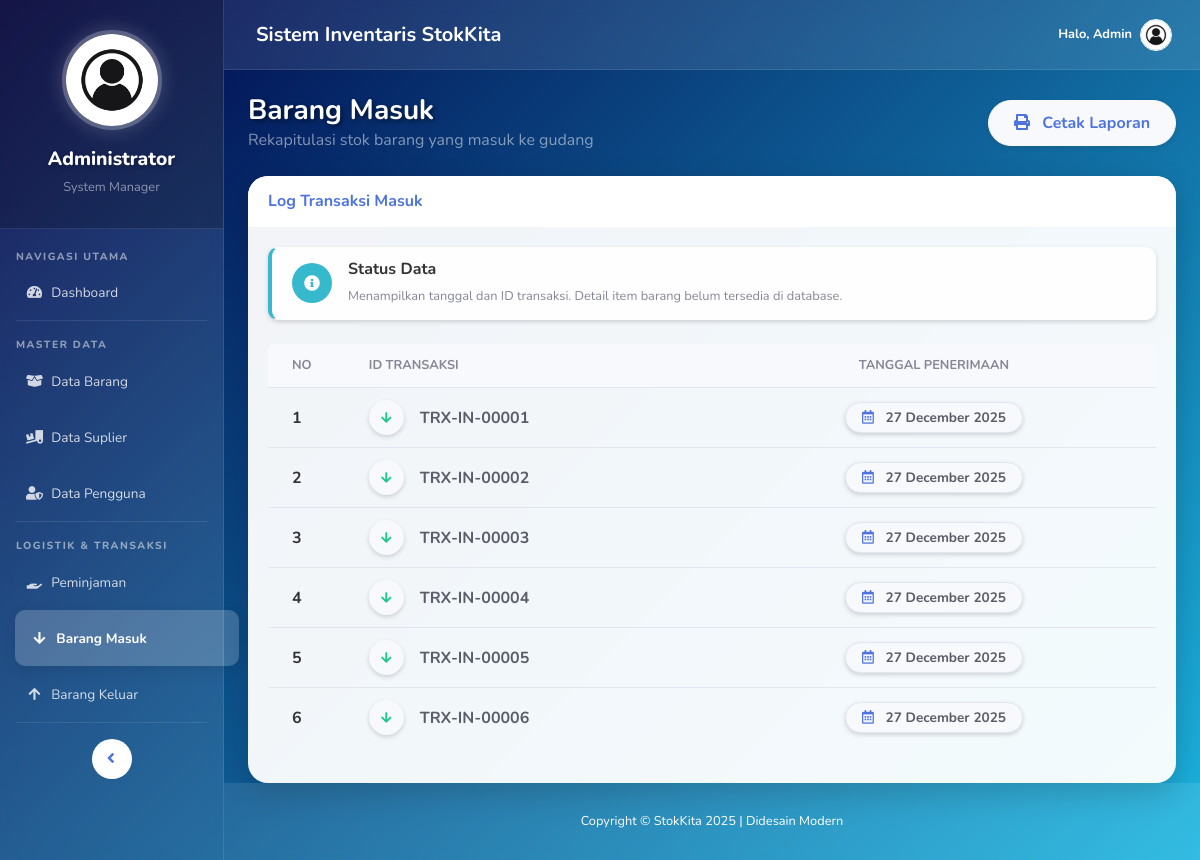
Page /index.php/masuk on the committed database.
### tables this page shows
CREATE TABLE `tb_barang_masuk` (
  `id_masuk` int(11) NOT NULL,
  `tgl_masuk` date DEFAULT NULL
);

### application/controllers/Masuk.php (called while the page is built, shortened)
<?php
class Masuk extends CI_Controller {
    public function __construct()
    {
        $this->load->model('M_masuk');
    }
    public function index()
    {
        $data['title'] = 'Barang Masuk';
        $data['masuk'] = $this->M_masuk->get_all();
        $data['content'] = 'v_masuk';
        $this->load->view('v_template', $data);
    }
}

### index.php (called while the page is built, shortened)
<?php
require_once BASEPATH.'core/CodeIgniter.php';

### application/models/M_masuk.php (called while the page is built, shortened)
<?php
class M_masuk extends CI_Model {
    public function get_all()
    {
        return $this->db->get('tb_barang_masuk')->result();
    }
}

### application/views/v_masuk.php (the view)
<div class="container-fluid">
    <div class="d-sm-flex align-items-center justify-content-between mb-4">
        <div>
            <h1 class="h3 mb-0 text-white font-weight-bold" style="text-shadow: 2px 2px 4px rgba(0,0,0,0.5);">Barang Masuk</h1>
            <p class="mb-0 text-white-50">Rekapitulasi stok barang yang masuk ke gudang</p>
        </div>
        <button class="btn btn-light text-primary font-weight-bold shadow-sm" style="border-radius: 30px; padding: 10px 25px;">
            <i class="fas fa-print mr-2"></i> Cetak Laporan
        </button>
    </div>
    <div class="card border-0 shadow-lg" style="border-radius: 20px; overflow: hidden;">
        <div class="card-header bg-white py-3 border-0">
            <h6 class="m-0 font-weight-bold text-primary">Log Transaksi Masuk</h6>
        </div>
        <div class="card-body">
            <div class="alert alert-light border-left-info shadow-sm mb-4" role="alert" style="border-radius: 10px;">
                <div class="d-flex align-items-center">
                    <div class="icon-circle bg-info text-white mr-3" style="width: 40px; height: 40px; border-radius: 50%; display: flex; align-items: center; justify-content: center;">
                        <i class="fas fa-info-circle"></i>
                    </div>
                    <div>
                        <h6 class="font-weight-bold text-gray-800 mb-1">Status Data</h6>
                        <span class="small text-gray-600">Menampilkan tanggal dan ID transaksi. Detail item barang belum tersedia di database.</span>
                    </div>
                </div>
            </div>
            <div class="table-responsive">
                <table class="table table-hover" width="100%" cellspacing="0">
                    <thead style="background-color: #f8f9fc; color: #858796;">
                        <tr style="text-transform: uppercase; font-size: 0.8rem;">
                            <th class="border-0 rounded-left pl-4" width="10%">No</th>
                            <th class="border-0" width="40%">ID Transaksi</th>
                            <th class="border-0 rounded-right text-center" width="50%">Tanggal Penerimaan</th>
                        </tr>
                    </thead>
                    <tbody>
                        <?php $no = 1; foreach ($masuk as $row) : ?>
                        <tr>
                            <td class="pl-4 align-middle font-weight-bold text-gray-800"><?= $no++ ?></td>
                            <td class="align-middle">
                                <div class="d-flex align-items-center">
                                    <div class="btn-circle btn-sm bg-light text-success mr-3 shadow-sm d-flex align-items-center justify-content-center" style="width: 35px; height: 35px;">
                                        <i class="fas fa-arrow-down"></i>
                                    </div>
                                    <div>
                                        <span class="font-weight-bold text-dark">TRX-IN-<?= str_pad($row->id_masuk, 5, '0', STR_PAD_LEFT) ?></span>
                                    </div>
                                </div>
                            </td>
                            <td class="align-middle text-center">
                                <span class="badge badge-light px-3 py-2 shadow-sm border" style="border-radius: 20px; font-size: 0.85rem; color: #5a5c69;">
                                    <i class="far fa-calendar-alt mr-2 text-primary"></i> <?= date('d F Y', strtotime($row->tgl_masuk)) ?>
                                </span>
                            </td>
                        </tr>
                        <?php endforeach ?>
                    </tbody>
                </table>
            </div>
        </div>
    </div>
</div>

### application/views/v_template.php (shortened to what this page needs)
<!DOCTYPE html>
<html lang="en">
<head>
    <link href="<?= base_url('assets/vendor/fontawesome-free/css/all.min.css'); ?>" rel="stylesheet" type="text/css">
    <link href="<?= base_url('assets/css/sb-admin-2.min.css'); ?>" rel="stylesheet">
</head>
<body id="page-top">
    <div id="wrapper">
        <ul class="navbar-nav sidebar accordion" id="accordionSidebar">
            <li class="nav-item">
                <div class="admin-profile-section">
                    <img src="<?= base_url('assets/foto.jpg'); ?>"
                         class="admin-profile-img"
                         alt="Admin Photo"
                         onerror="this.src='https://source.unsplash.com/Mv9hjnEUHR4/100x100'">
                    <div class="admin-name">Administrator</div>
                    <small class="text-white-50">System Manager</small>
                </div>
            </li>
            <div class="sidebar-heading">
                Navigasi Utama
            </div>
            <li class="nav-item <?= $this->uri->segment(1) == 'dashboard' ? 'active' : '' ?>">
                <a class="nav-link" href="<?= base_url('dashboard') ?>">
                    <i class="fas fa-fw fa-tachometer-alt"></i>
                    <span>Dashboard</span></a>
            </li>
            <hr class="sidebar-divider">
            <div class="sidebar-heading">
                Master Data
            </div>
            <li class="nav-item <?= $this->uri->segment(1) == 'barang' ? 'active' : '' ?>">
                <a class="nav-link" href="<?= base_url('barang') ?>">
                    <i class="fas fa-fw fa-box-open"></i>
                    <span>Data Barang</span></a>
            </li>
            <li class="nav-item <?= $this->uri->segment(1) == 'suplier' ? 'active' : '' ?>">
                <a class="nav-link" href="<?= base_url('suplier') ?>">
                    <i class="fas fa-fw fa-truck-loading"></i>
                    <span>Data Suplier</span></a>
            </li>
            <li class="nav-item <?= $this->uri->segment(1) == 'pengguna' ? 'active' : '' ?>">
                <a class="nav-link" href="<?= base_url('pengguna') ?>">
                    <i class="fas fa-fw fa-user-shield"></i>
                    <span>Data Pengguna</span></a>
            </li>
            <hr class="sidebar-divider">
            <div class="sidebar-heading">
                Logistik & Transaksi
            </div>
            <li class="nav-item <?= $this->uri->segment(1) == 'peminjaman' ? 'active' : '' ?>">
                <a class="nav-link" href="<?= base_url('peminjaman') ?>">
                    <i class="fas fa-fw fa-hand-holding"></i>
                    <span>Peminjaman</span></a>
            </li>
            <li class="nav-item <?= $this->uri->segment(1) == 'masuk' ? 'active' : '' ?>">
                <a class="nav-link" href="<?= base_url('masuk') ?>">
                    <i class="fas fa-fw fa-arrow-down"></i>
                    <span>Barang Masuk</span></a>
            </li>
            <li class="nav-item <?= $this->uri->segment(1) == 'keluar' ? 'active' : '' ?>">
                <a class="nav-link" href="<?= base_url('keluar') ?>">
                    <i class="fas fa-fw fa-arrow-up"></i>
                    <span>Barang Keluar</span></a>
            </li>
            <hr class="sidebar-divider d-none d-md-block">
            <div class="text-center d-none d-md-inline">
                <button class="rounded-circle border-0 bg-white text-primary" id="sidebarToggle"></button>
            </div>
        </ul>
        <div id="content-wrapper" class="d-flex flex-column">
            <div id="content">
                <nav class="navbar navbar-expand navbar-light topbar mb-4 static-top">
                    <div class="d-none d-sm-block ml-3">
                        <h5 class="m-0 font-weight-bold text-white">Sistem Inventaris StokKita</h5>
                    </div>
                    <ul class="navbar-nav ml-auto">
                        <li class="nav-item dropdown no-arrow">
                            <a class="nav-link dropdown-toggle" href="#" id="userDropdown" role="button"
                                data-toggle="dropdown" aria-haspopup="true" aria-expanded="false">
                                <span class="mr-2 d-none d-lg-inline text-white small font-weight-bold">Halo, Admin</span>
                                <img class="img-profile rounded-circle border-white border"
                                    src="<?= base_url('assets/foto.jpg') ?>" onerror="this.src='<?= base_url('assets/img/profil.jpg') ?>'">
                            </a>
                        </li>
                    </ul>
                </nav>
                <?php
                    if (isset($content) && $content) {
                        $this->load->view($content);
                    }
                ?>
            </div>
            <footer class="sticky-footer" style="background: rgba(255,255,255,0.1); backdrop-filter: blur(5px);">
                <div class="container my-auto">
                    <div class="copyright text-center my-auto text-white">
                        <span>Copyright &copy; StokKita 2025 | Didesain Modern</span>
                    </div>
                </div>
            </footer>
        </div>
    </div>
</body>
</html>

### application/views/v_template.php (style rules this page uses)
body { background: linear-gradient(-45deg, #0f0c29, #302b63, #24243e, #1CB5E0, #000046); background-size: 400% 400%; animation: radiationBG 15s ease infinite; font-family: 'Nunito', sans-serif; color: #fff; }
.sidebar { background: rgba(255, 255, 255, 0.1) !important; backdrop-filter: blur(10px); -webkit-backdrop-filter: blur(10px); border-right: 1px solid rgba(255, 255, 255, 0.1); }
.sidebar .nav-item .nav-link { color: rgba(255, 255, 255, 0.8) !important; transition: all 0.3s; border-radius: 10px; margin: 0 10px; }
.sidebar .nav-item .nav-link:hover, .sidebar .nav-item.active .nav-link { background: rgba(255, 255, 255, 0.2); color: #fff !important; transform: translateX(5px); box-shadow: 0 4px 15px rgba(0,0,0,0.1); }
.sidebar-heading { color: rgba(255,255,255,0.5) !important; text-transform: uppercase; letter-spacing: 1.5px; font-size: 0.7rem; }
.sidebar-divider { border-top: 1px solid rgba(255,255,255,0.1) !important; }
.admin-profile-section { text-align: center; padding: 30px 15px; background: rgba(0,0,0,0.2); margin-bottom: 20px; border-bottom: 1px solid rgba(255,255,255,0.1); }
.admin-profile-img { width: 100px; height: 100px; object-fit: cover; border-radius: 50%; border: 4px solid rgba(255,255,255,0.3); box-shadow: 0 0 20px rgba(255,255,255,0.2); transition: transform 0.3s; }
.admin-name { color: white; font-weight: 800; font-size: 1.2rem; margin-top: 15px; text-shadow: 0 2px 5px rgba(0,0,0,0.3); }
#content-wrapper { background: transparent !important; }
#content { background: transparent !important; }
.topbar { background: rgba(255, 255, 255, 0.1) !important; backdrop-filter: blur(10px); border-bottom: 1px solid rgba(255, 255, 255, 0.1); margin-bottom: 30px; }
.card { background: rgba(255, 255, 255, 0.95); border: none; border-radius: 20px; box-shadow: 0 10px 30px rgba(0, 0, 0, 0.2) !important; overflow: hidden; transition: transform 0.3s; }
.card-header { background: #fff; border-bottom: 1px solid #eee; font-weight: bold; color: #4e73df; }
h1.h3 { color: #fff !important; text-shadow: 0 2px 4px rgba(0,0,0,0.3); font-weight: 700; }
.text-gray-800 { color: #333 !important; }

### rows in the picture
tb_barang_masuk: id_masuk "00001", tgl_masuk "27 December 2025"
tb_barang_masuk: id_masuk "00002", tgl_masuk "27 December 2025"
tb_barang_masuk: id_masuk "00003", tgl_masuk "27 December 2025"
tb_barang_masuk: id_masuk "00004", tgl_masuk "27 December 2025"
tb_barang_masuk: id_masuk "00005", tgl_masuk "27 December 2025"
tb_barang_masuk: id_masuk "00006", tgl_masuk "27 December 2025"
